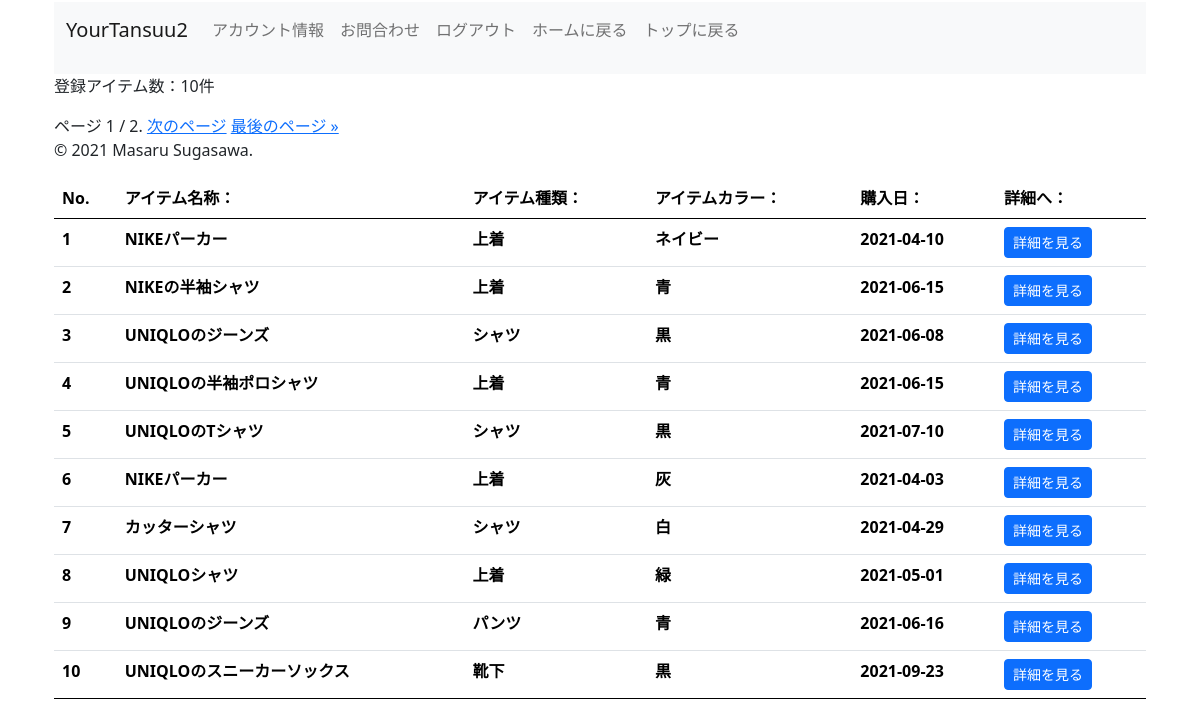
/contents/item-list/ (signed in), run on the app's committed database.
### item/models.py (models this page shows, shortened)
class Item(models.Model):
    user = models.ForeignKey(settings.AUTH_USER_MODEL, verbose_name='ユーザー', on_delete=models.CASCADE,null=True)
    data_id = models.AutoField(verbose_name = 'アイテムNo.', primary_key=True)
    item_type = models.CharField(verbose_name = 'アイテム種類', max_length=255, choices = ITEM_TYPE_CHOICES)
    season = models.CharField(verbose_name = '季節', max_length=10, choices = SEASON_CHOICES)
    occasion = models.CharField(verbose_name = 'シーン', max_length=30, choices = OCCASION_CHOICES)
    item_name = models.CharField(verbose_name = 'アイテム名称', max_length=300)
    item_color = models.CharField(verbose_name = 'アイテム色', max_length=20, choices = ITEM_COLOR_CHOICES)
    item_brand = models.CharField(verbose_name = 'ブランド', max_length=150)
    purchase_date = models.CharField(verbose_name = '購入日', max_length = 150)
    pricing = models.IntegerField(verbose_name = '購入価格(円)', )
    purchase_place = models.CharField(verbose_name = '購入場所', max_length=255)
    item_image = models.ImageField(verbose_name = 'アイテム画像', upload_to='images/closet', blank = True, null=True)
    memo = models.TextField(verbose_name = 'メモ', blank=True)
    favorite_level = models.IntegerField(verbose_name = 'お気に入り度', choices = FAVORITE_LEVEL_CHOICES)
    item_importance = models.IntegerField(verbose_name = '大事さ', choices = ITEM_IMPORTANCE_CHOICES)
    create_date = models.DateTimeField(verbose_name = '作成日', auto_now_add=True)
    update_date = models.DateTimeField(verbose_name = '更新日', auto_now=True)
    closet = models.ForeignKey(Closet, on_delete=models.PROTECT, null=True, default=None)
    """
    def get_season(self,season_check):
        if season_check == 'spring':
            return 'spring'
        elif season_check == 'summer':
            return 'summer'
        elif season_check == 'fall':
            return 'fall'
        else:
            return 'winter'
    """

### item/views.py (the view)
# urls.py: path('item-list/', Itemlistview, name = 'item_list'),
@login_required
def Itemlistview(request):
    item_list = Item.objects.filter(user_id = request.user)
    if request.GET.get('closet'):
        closet = request.GET['closet']
        item_list = item_list.filter(closet=closet)
    """import pdb;pdb.set_trace()"""
    paginator = Paginator(item_list, 10)
    page_number = request.GET.get('page')
    page_object = paginator.get_page(page_number)
    return render(request, 'contents/item_list.html', {'page_object': page_object})

### templates/contents/item_list.html (shortened to what this page needs)
{% extends 'contents/base.html' %}
{% load django_bootstrap5 %}
{% block content %}
<div class="container">
  <p>登録アイテム数：{{ page_object | length }}件</p>
  {% if page_object %}
  <table class="table">
    <thead>
      <tr>
        <th>No.</th>
        <th>アイテム名称：</th>
        <th>アイテム種類：</th>
        <th>アイテムカラー：</th>
        <th>購入日：</th>
        <th>詳細へ：</th>
      </tr>
    </thead>
    <tbody>
      {% for item in page_object %}
      <tr>
        <th>{{ forloop.counter0 | add:page_object.start_index }}</th>
        <th>{{ item.item_name|upper }}</th>
        <th>{{ item.get_item_type_display|upper }}</th>
        <th>{{ item.get_item_color_display|upper }}</th>
        <th>{{ item.purchase_date|upper }}</th>
        <th><a href="{% url 'item_detail' item.pk %}"button class="btn btn-sm btn-primary" type="submit">詳細を見る</a></th>
      </tr>
      {% endfor %}
    </tbody>
    {% else %}
    <p>まだアイテムが登録されていません</p>
    {% endif %}
<div class="pagination">
    <span class="step-links">
        <span class="current">
            ページ {{ page_object.number }} / {{ page_object.paginator.num_pages }}.
        </span>
        {% if page_object.has_next %}
            <a href="?page={{ page_object.next_page_number }}">次のページ</a>
            <a href="?page={{ page_object.paginator.num_pages }}">最後のページ &raquo;</a>
        {% endif %}
    </span>
</div>
{% endblock content %}

### data on the page
Item: item_name "NIKEパーカー", item_type "上着", item_color "ネイビー", purchase_date "2021-04-10"
Item: item_name "NIKEの半袖シャツ", item_type "上着", item_color "青", purchase_date "2021-06-15"
Item: item_name "UNIQLOのジーンズ", item_type "シャツ", item_color "黒", purchase_date "2021-06-08"
Item: item_name "UNIQLOの半袖ポロシャツ", item_type "上着", item_color "青", purchase_date "2021-06-15"
Item: item_name "UNIQLOのTシャツ", item_type "シャツ", item_color "黒", purchase_date "2021-07-10"
Item: item_name "NIKEパーカー", item_type "上着", item_color "灰", purchase_date "2021-04-03"
Item: item_name "カッターシャツ", item_type "シャツ", item_color "白", purchase_date "2021-04-29"
Item: item_name "UNIQLOシャツ", item_type "上着", item_color "緑", purchase_date "2021-05-01"
Item: item_name "UNIQLOのジーンズ", item_type "パンツ", item_color "青", purchase_date "2021-06-16"
Item: item_name "UNIQLOのスニーカーソックス", item_type "靴下", item_color "黒", purchase_date "2021-09-23"

### other printed values
{{ page_object | length }} "10"
{{ page_object.number }} "1"
{{ page_object.paginator.num_pages }} "2"
